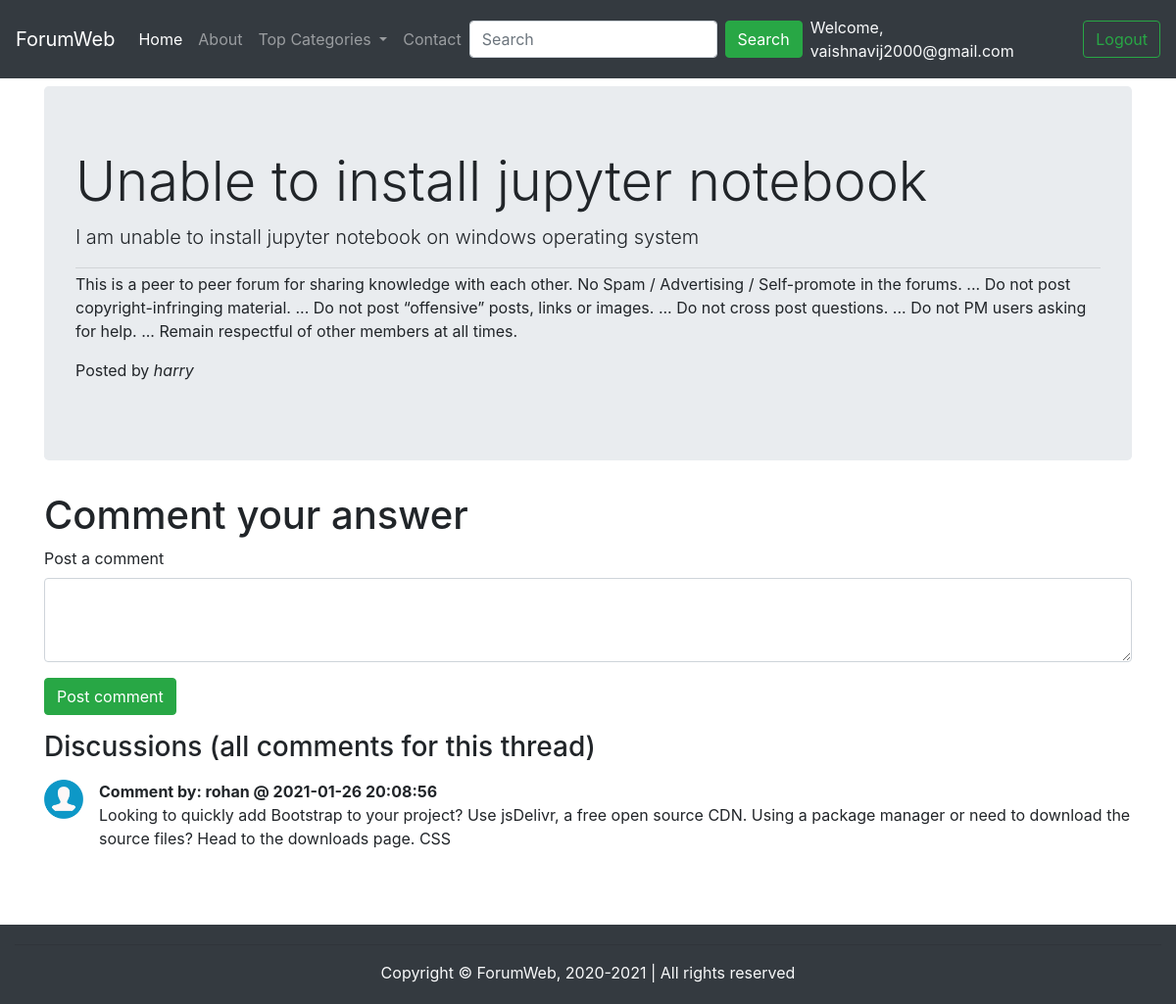
The app's page /thread.php?thread_id=1 (signed in) with its own data.
### tables this page shows
CREATE TABLE `threads` (
  `thread_id` int(11) NOT NULL,
  `title` varchar(255) NOT NULL,
  `description` text NOT NULL,
  `user_id` int(11) NOT NULL,
  `category_id` int(11) NOT NULL,
  `timestamp` datetime NOT NULL DEFAULT current_timestamp()
);

CREATE TABLE `users` (
  `user_id` int(11) NOT NULL,
  `name` varchar(30) NOT NULL,
  `email` varchar(30) NOT NULL,
  `password` varchar(255) NOT NULL,
  `created_at` datetime NOT NULL DEFAULT current_timestamp()
);

CREATE TABLE `comments` (
  `comment_id` int(11) NOT NULL,
  `text_comment` text NOT NULL,
  `thread_id` int(11) NOT NULL,
  `comment_by` int(11) NOT NULL,
  `comment_time` datetime NOT NULL DEFAULT current_timestamp()
);

### thread.php (the view, shortened to what this page needs)
<!doctype html>
<html lang="en">
<head>
    <link rel="stylesheet" href="https://cdn.jsdelivr.net/npm/bootstrap@4.6.0/dist/css/bootstrap.min.css"
>
</head>
<body>
    <?php
    require"partials/_header.php";
    $thread_id=$_GET['thread_id'];
    $sql="select * from threads where thread_id=".$thread_id;
    $result=mysqli_query($conn,$sql);
    $row=mysqli_fetch_assoc($result);
    $user_id=$row['user_id'];
    $sql2='select name from users where user_id='.$user_id;
    $result2=mysqli_query($conn,$sql2);
    $row2=mysqli_fetch_assoc($result2);
    $posted_by=$row2['name'];
    ?>
    <div class="container my-2">
        <div class="jumbotron">
            <h1 class="display-4"><?php echo $row['title']?></h1>
            <p class="lead"><?php echo $row['description']?></p>
            <hr class="my-1">
            <p>This is a peer to peer forum for sharing knowledge with each other. No Spam / Advertising / Self-promote
                in the forums. ...
                Do not post copyright-infringing material. ...
                Do not post “offensive” posts, links or images. ...
                Do not cross post questions. ...
                Do not PM users asking for help. ...
                Remain respectful of other members at all times.</p>
            <p>Posted by <em><?php echo $posted_by?></em></p>
        </div>
    </div>
    <?php
    if(isset($_SESSION['loggedin'])&& $_SESSION['loggedin']==true){
        echo '<div class="container my-2">
        <h1>Comment your answer</h1>
        <form action="'.$_SERVER["REQUEST_URI"].'" method="post">
            <div class="form-group">
                <label for="comment">Post a comment</label>
                <textarea name="comment" class="form-control" id="comment" rows="3"></textarea>
            </div>
            <button type="submit" class="btn btn-success">Post comment</button>
        </form>
    </div>';
    }
    else{
        echo '<div class="container my-2">
        <h2>Start a Discussion</h2>
            <p class="lead">You are not logged in. You need to login to post a comment.</p>
        </div>';
    }
    ?>
    <div class="container my-3 mb-5" id="browse">
        <h3>Discussions (all comments for this thread)</h3>
        <?php
        $sql="select * from comments where thread_id=".$thread_id;
        $result=mysqli_query($conn,$sql);
        while($row=mysqli_fetch_assoc($result))
        {
            $sql2='select name from users where user_id='.$row['comment_by'];
            $result2=mysqli_query($conn,$sql2);
            $row2=mysqli_fetch_assoc($result2);
            echo '<div class="media my-3">
            <img src="img/user.png" width="40px" height="40px" class="mr-3" alt="user">
            <div class="media-body">
                <p class="font-weight-bold my-0">Comment by: '.$row2['name'].' @ '.$row['comment_time'].'</p>
                <p>'.$row['text_comment'].'</p>
            </div>
            </div>';
        }
        ?>
    </div>
    <?php require"partials/_footer.php"?>
</body>
</html>

### thread.php (style rules this page uses)
#browse { min-height: 150px; }

### records on screen
threads: title "Unable to install jupyter notebook", description "I am unable to install jupyter notebook on windows operating system"
users: name "harry"
comments: users.name "rohan", comment_time "2021-01-26 20:08:56", text_comment "Looking to quickly add Bootstrap to your project? Use jsDelivr, a free open source CDN. Using a package manager or need to download the source files? Head to the downloads page. CSS"

### other values on screen
$_SESSION['username'] "vaishnavij2000@gmail.com"
